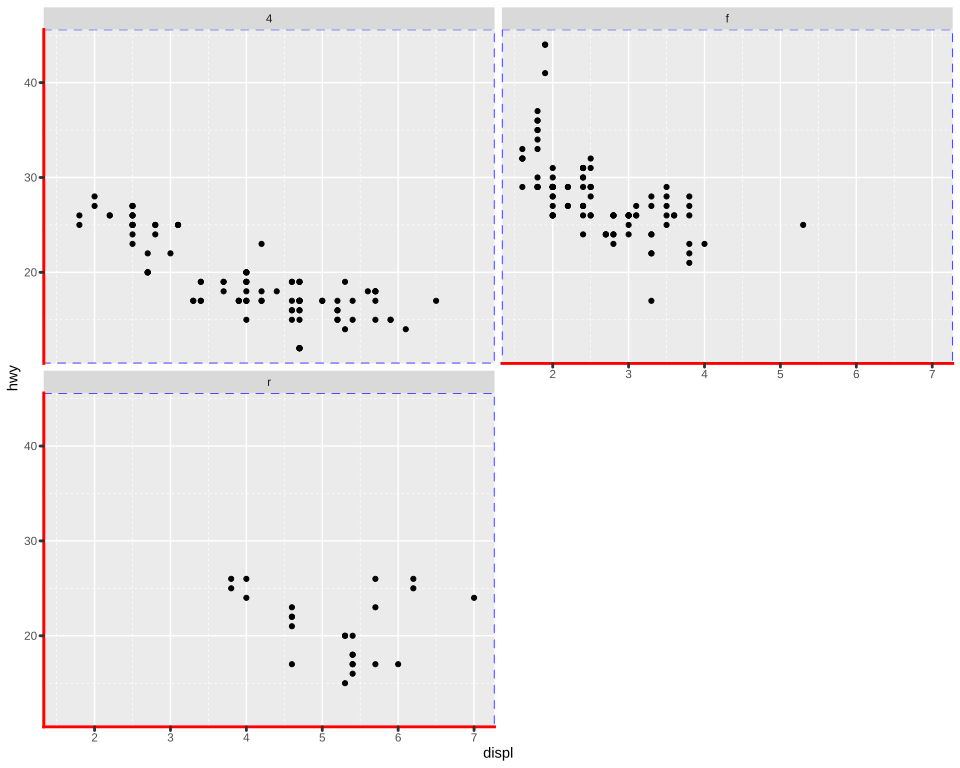

This chart was generated by the following R code:
# The plot test/golden/theme_border_lines.svg draws, drawn by ggplot2 itself, as ggplot2's own
# visual tests draw their snapshots: the independent check on that golden whenever it changes. The
# suite never runs this; it needs R, ggplot2 and vdiffr, saved as the Docker image
# giggly-r:ggplot2-4.0.3. From the repository's root:
#
#   docker run --rm -v "$PWD/test/golden":/golden:ro giggly-r:ggplot2-4.0.3 \
#     Rscript /golden/theme_border_lines.R > theme_border_lines.ggplot2.svg
#
# and compare the two drawings element by element, as test/golden/point.R describes.
#
# A faceted plot with its panels bordered and its axes drawn as lines. Each panel's border is
# drawn over its points, dashed blue, never filled, inside the clipped panel, so only the inner
# half of its line shows. Each axis a panel draws has its line, red and square-ended, along the
# panel's edge before its ticks, taking no room; the panel above an empty cell draws its bottom
# axis's line where the axis hangs. The ticks are dotted with round ends, and the minor grid
# lines dashed by a pattern of their own, each dash growing with the line's width.
#
# First checked with ggplot2 4.0.3 and vdiffr 1.0.9: every element and clip path matches, in
# ggplot2's order.

library(ggplot2)

plot <- ggplot(mpg, aes(displ, hwy)) +
  geom_point() +
  facet_wrap(~drv, ncol = 2) +
  theme_gray() +
  theme(
    panel.border = element_rect(colour = "blue", linetype = "dashed"),
    axis.line = element_line(colour = "red", linewidth = 1, lineend = "square"),
    axis.ticks = element_line(linetype = "dotted", lineend = "round", linewidth = 1),
    panel.grid.minor = element_line(linetype = "22")
  )

file <- tempfile(fileext = ".svg")
vdiffr::write_svg(plot, file)
cat(readLines(file), sep = "\n")
